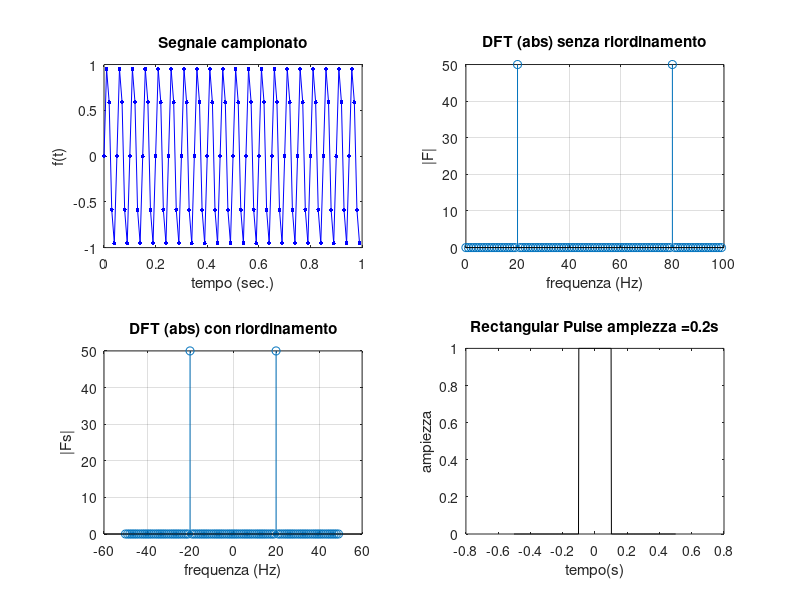
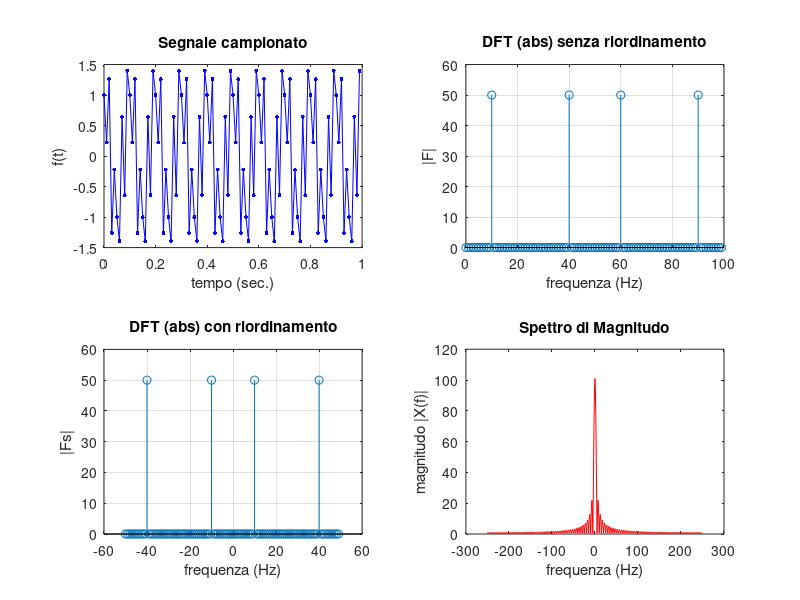
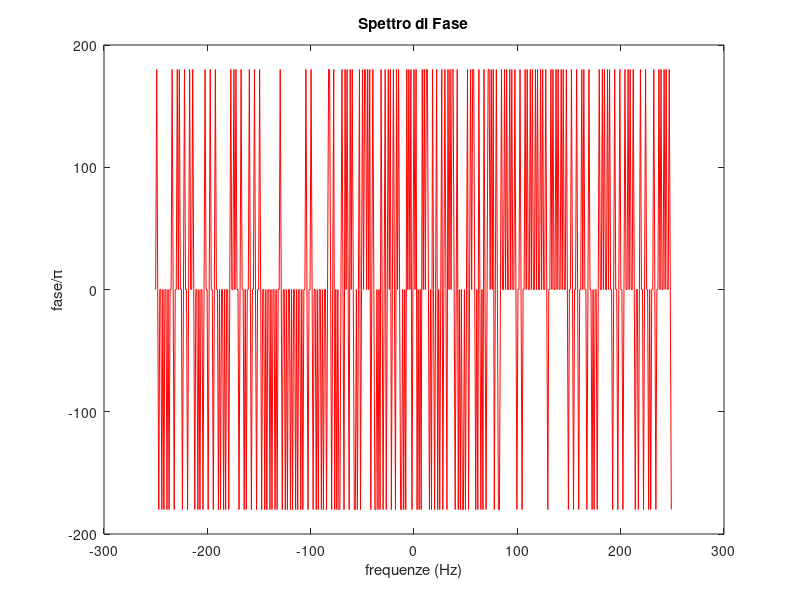

Here is the MATLAB script that generated these plots, in order: (Note: this script raises an error after producing the figures.)
% Corso di Elaborazione dei Segnali e Immagini
% Docente: Manuele Bicego 
% Docente Coordinatore: Marco Cristani
% Lezione 5: Soluzione esercizi principali 



%% Esempio 1 - SINUSOIDE A 20 Hz 1-D CAMPIONATA A 100 Hz 
% Obiettivo di questo esempio è mostrare come si possono
% generare segnali e controllarne lo spettro. In particolare,
% si definisce una sinusoide a 20 Hz, si campiona a 100Hz e si osserva lo 
% spettro di magnitudo con picco a 20 Hz. 
% Controllare anche lo spettro di fase.


clear all
close all
clc

% FUNZIONI RICHIESTE: fft, fftshift, abs, angle

% Definisco le principali variabili di interesse e il segnale 
mu = 20;        % frequenza del segnale sinusoidale
mu_s = 100;     % frequenza di campionamento 
Dt = 1/mu_s;    % delta T visto a lezione
t = 0:Dt:1-Dt;  % prendo un secondo di durata
N = length(t);  % numero di campioni

f = sin(2*pi*mu*t); % segnale sinusoidale

figure
subplot(221)
plot(t,f,'-b.','MarkerSize',9)
xlabel ('tempo (sec.)')
ylabel ('f(t)')
title('Segnale campionato');

% Calcolo la trasformata di Fourier e definisco il vettore delle frequenze
F = fft(f);           % Fast Fourier Transform è l'implementazione della DFT
% Se il segnale originale ha N punti ho N bin in frequenza: 
% da 0 alla frequenza di campionamento (mu_s) con step mu_s/N
mu_sampling = mu_s/N; % passo
mu = 0:mu_sampling:mu_s-mu_sampling; % campioni nello spazio delle frequenze

subplot(222)
stem(mu,abs(F));
xlabel ('frequenza (Hz)')
ylabel ('|F|')
grid
title('DFT (abs) senza riordinamento');

% Eseguo operazione di centratura dello spettro e visualizzo spettro centrato
Fs = fftshift(F); % centratura 
mu_max = mu_s/2;  % frequenza di Nyquist ? 
mu = -mu_max:mu_sampling:mu_max-mu_sampling; % nuovo vettore frequenze 

subplot(223)
stem(mu,abs(Fs))
xlabel ('frequenza (Hz)')
ylabel ('|Fs|')
grid
title('DFT (abs) con riordinamento');

% Eseguo pulizia per eliminare le componenti con magnitudo bassa e calcolo la fase 
th = 1e-6;
Fs(abs(Fs) < th) = 0; 

subplot(224)
stem(mu,angle(Fs)/pi) % Posso moltiplicare per 180 per avere gradi 
xlabel ('frequenza (Hz)')
ylabel ('fase/\pi')
grid
title('DFT (fase) con riordinamento');


%%%%%%%% RIASSUNTO:
% Passi:
% calcolo la fft e la fft riordinata
% calcolo il vettore frequenze: 
%       fft riordinata: (N valori da -mu_s/2 a mu_s/2-step)
%       fft non riordinata: (N valori da 0 a mu_s-step)
%       step = mu_s/N
% visualizzo lo spettro di ampiezza
% Se segnale rumoroso: pulisco lo spettro e tolgo le frequenze troppo basse
% visualizzo lo spettro di fase
%%%%%%%%%%%%%%%%%%%


%%%%%%%%%%%%%%%%%%%%%%%
% Altro esempio con il seguente segnale: 
% f = cos(2*pi*10*t) - sin(2*pi*40*t)
% cosa ottengo?

f = cos(2*pi*10*t) - sin(2*pi*40*t); % segnale sinusoidale

figure
subplot(221)
plot(t,f,'-b.','MarkerSize',9)
xlabel ('tempo (sec.)')
ylabel ('f(t)')
title('Segnale campionato');

% Calcolo la trasformata di Fourier e definisco il vettore delle frequenze
F = fft(f);           % Fast Fourier Transform è l'implementazione della DFT
mu_sampling = mu_s/N; % passo
mu = 0:mu_sampling:mu_s-mu_sampling; % campioni nello spazio delle frequenze

subplot(222)
stem(mu,abs(F));
xlabel ('frequenza (Hz)')
ylabel ('|F|')
grid
title('DFT (abs) senza riordinamento');

% Eseguo operazione di centratura dello spettro e visualizzo spettro centrato
Fs = fftshift(F); % centratura 
mu_max = mu_s/2;  % frequenza di Nyquist ? 
mu = -mu_max:mu_sampling:mu_max-mu_sampling; % nuovo vettore frequenze 

subplot(223)
stem(mu,abs(Fs))
xlabel ('frequenza (Hz)')
ylabel ('|Fs|')
grid
title('DFT (abs) con riordinamento');

% Eseguo pulizia per eliminare le componenti con magnitudo bassa e calcolo la fase 
th = 1e-6;
Fs(abs(Fs) < th) = 0; 

subplot(224)
stem(mu,angle(Fs)/pi) % Posso moltiplicare per 180 per avere gradi 
xlabel ('frequenza (Hz)')
ylabel ('fase/\pi')
grid
title('DFT (fase) con riordinamento');



%% Esercizio 1
% Analizzare tramite la Trasformata di Fourier Discreta  un segnale BOX
%   - Creare un'onda rettangolare di 1 secondo con una frequenza di 
%     campionamento di 500 Hz e una lunghezza di 0.2 s 
%     (funzione rectpuls – si veda l’help)
%   - Calcolare la DFT e visualizzarne lo spettro di ampiezza e di fase 
%     (con riordinamento)
%   - Controllare che il risultato ottenuto per lo spettro di ampiezza 
%     corrisponda a quanto spiegato in teoria
%
% (se si vuole): Provare ad effettuare la stessa analisi su un segnale audio 
% registrato direttamente in MATLAB, della durata di 4 secondi

% Funzione BoX

clear all
close all

mu_s = 500; % Frequenza di campionamento 
T = 0.2;    % lunghezza del rect in secondi 

time = -0.5-1/mu_s:1/mu_s:0.5; % Vettore dei tempi per il segnale rect 
x = rectpuls(time,T); % Genero l'onda rettangolare
% Guardare il doc di rectpuls

figure(1) 
plot(time,x,'k');
title(['Rectangular Pulse ampiezza =', num2str(T),'s']);
xlabel('tempo(s)');
ylabel('ampiezza');


% Passi:
% calcolo il vettore frequenze (N valori da -mu_s/2 a mu_s/2)
% calcolo la fft e la fft riordinata
% visualizzo lo spettro di ampiezza
% visualizzo lo spettro di fase


N = length(x); % N campioni, N freqs nella fft
mu_sampling = mu_s/N; % una ogni mu_s/N 
mu_max = mu_s/2; % metà a sx e metà a dx dello zero

% vettore delle frequenze: N valori da -mu_s/2 a mu_s/2 
mu = -mu_max:mu_sampling:mu_max-mu_sampling; 

X = fft(x); 

% Eseguo operazione di centratura dello spettro 
% e calcolo spettro di ampiezza
shifted = fftshift((X));
X1 = abs(shifted); 

figure(2)
plot(mu,X1,'r');
title('Spettro di Magnitudo');
xlabel('frequenza (Hz)')
ylabel('magnitudo |X(f)|');

figure(3)
plot(mu,180*angle(X)/pi,'r');
title('Spettro di Fase');
xlabel('frequenze (Hz)')
ylabel('fase/\pi');



% Seconda parte (se si vuole):  stessa analisi su un segnale audio 
% registrato direttamente in MATLAB, della durata di 4 secondi

% Registro segnale audio
recObj = audiorecorder;
disp('Start')
recordblocking(recObj,4);
disp ('End')

play(recObj)
myVoice = getaudiodata(recObj);

% in recObj posso recuperare la frequenza di campionamento
% e il numero di campioni
mu_s = recObj.SampleRate; % Frequenza di campionamento 
N = recObj.TotalSamples; % Numero di campioni 


% Passi:
% calcolo il vettore frequenze (N valori da -mu_s/2 a mu_s/2)
% calcolo la fft e la fft riordinata
% visualizzo lo spettro di ampiezza
% pulisco lo spettro e tolgo le frequenze troppo basse
% visualizzo lo spettro di fase

mu_m = mu_s/2;
freq = -mu_m:mu_s/N:mu_m-mu_s/N; % vettore frequenze
F = fft(myVoice);
FF = fftshift(F);

figure(1)
subplot(131)
plot([1:N],myVoice);
xlabel('#campioni')
ylabel ('ampiezza')
title ('Segnale registrato') 

subplot(132)
plot(freq,(abs(FF)));
xlabel('frequenze (Hz)')
ylabel ('magnitudo')
title ('DFT (abs) del segnale ') 

% Per la fase: ho un risultato molto rumoroso, quindi devo applicare un filtraggio restrittivo 
th = max(abs(FF))/4; % decido di pulire lo spettro cancellando i residui di frequenza sotto un quarto del massimo valore
FF(abs(FF) < th) = 0; 
theta = angle(FF);

subplot(133);
stem(freq,180*(theta)/pi)
xlabel ('frequenza (Hz)')
ylabel ('fase/\pi')
grid
title('Spettro di fase');



%% Esercizio 2
% Verificare il fenomeno dell'aliasing.
% In particolare: 
% - partire dal segnale sinusoidale sin(2*pi*fsig*t), dove fsig = 10 è la
%   frequenza del segnale
% - campionare un secondo di segnale ad una determinata frequenza ed effettuare
%   l'analisi di Fourier
% - Provare con le seguenti frequenze: 
%   [200, 100, 40, 20, 15, 14, 10]
% Per quali di queste avviene il fenomeno dell'aliasing?
% E' corretto rispetto alla teoria?


clear all
close all
clc

% creo il segnale campionato con frequenza Fs
% Suggerimento:
% Fisso Fs
% Calcolo DeltaT (1/Fs)
% Creo un vettore t per i tempi che va da 0 a 1 (1 secondo) con passo DeltaT
% creo il segnale con fsig = 10
% y = sin(2*pi*fsig*t);

for Fs = [200, 100, 40, 20, 15, 14, 10]
    Dt = 1/Fs;                % deltaT, passo
    t = 0:Dt:1-Dt;            % prendo un secondo di durata
    fsig = 10;                % frequenza sinusoide
    y = sin(2*pi*fsig*t);     % segnale
    
    
    % effettuo l'analisi di Fourier e visualizzo lo spettro riordinato
    
    N = length(t);            % numero di campioni
    Y = fft(y);
    mu_sampling = Fs/N;
    mu = -Fs/2:mu_sampling:Fs/2-mu_sampling;
    YY = fftshift(Y);
    
    close
    
    figure(1)
    subplot(211)
    stem(t,y,'filled')
    hold on;
    plot(t,y)
    title(['Segnale campionato con Fs = ',num2str(Fs)])
    
    
    subplot(212)
    stem(mu,abs(YY),'filled')
    title('DFT del segnale')
    xlabel('frequenze (Hz)')
    ylabel('magnitudo')
    
    pause
end
